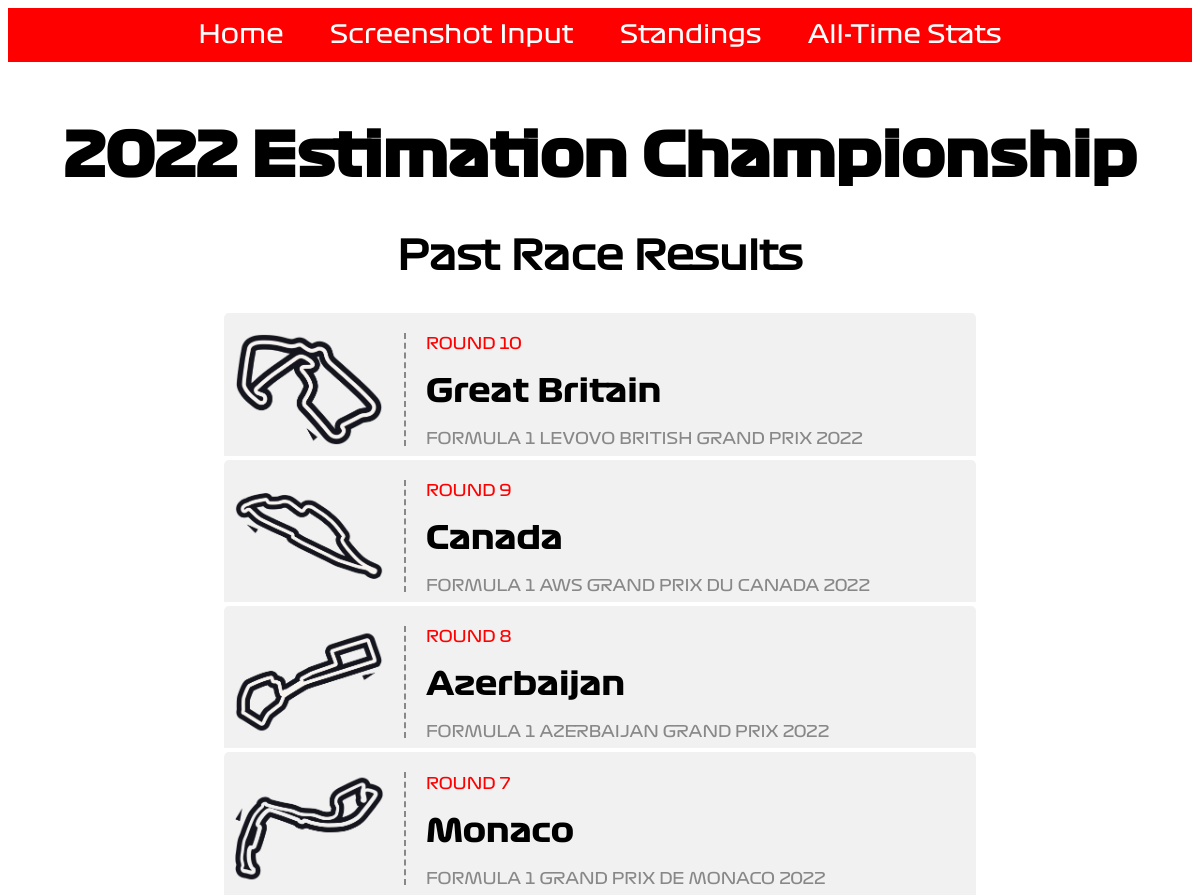
Before: / (upper part) with the older database file.
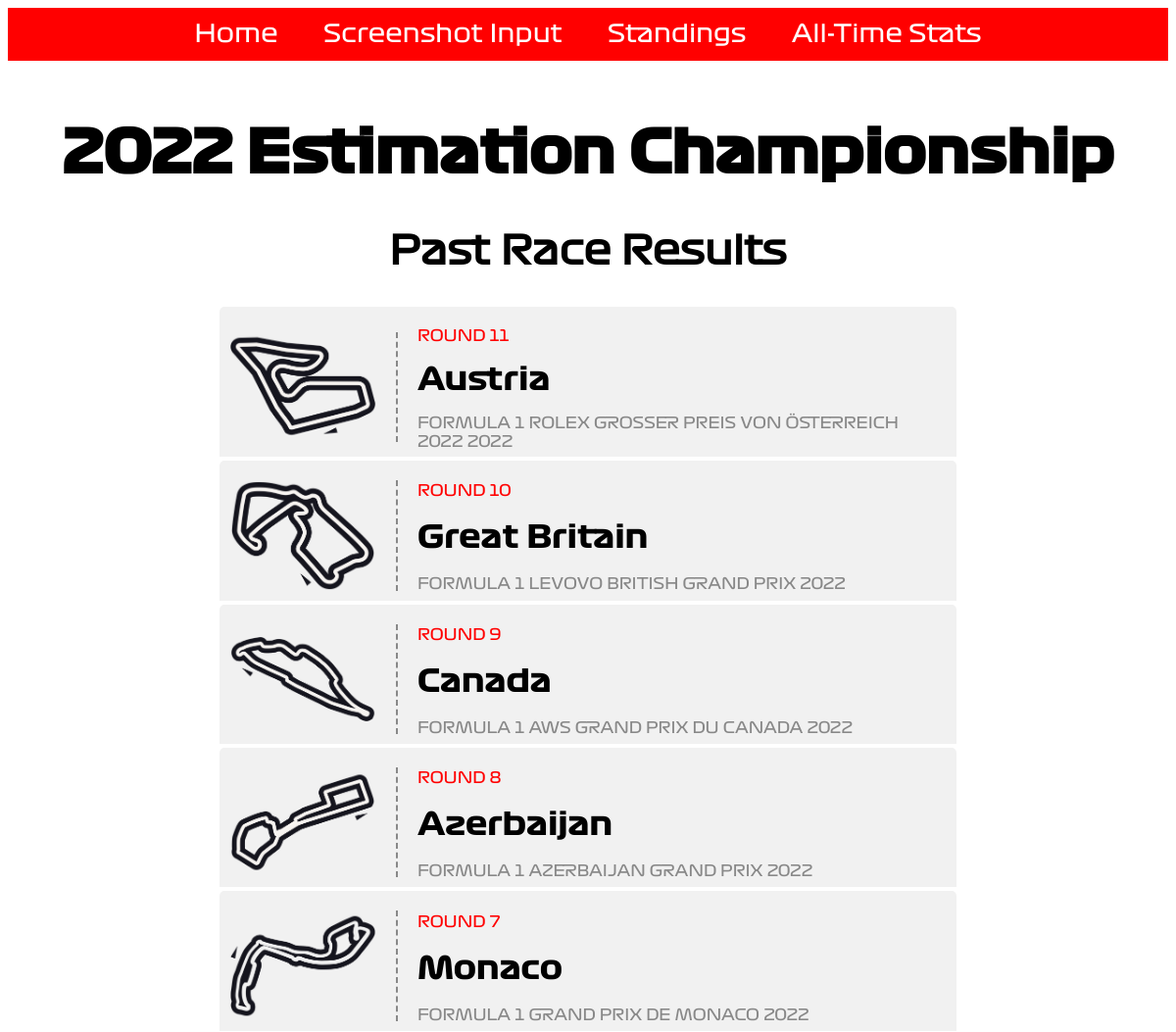
After: the same page with the newer database file.
### input_portal/models.py (models this page shows, shortened)
class results_racecodes(models.Model):
    racecode = models.CharField(max_length = 5, unique = True)
    year = models.IntegerField()
    round_no = models.IntegerField()
    track_png = models.CharField(max_length = 24)
    country = models.CharField(max_length = 32)
    race_name = models.CharField(max_length = 128)
    sprint = models.IntegerField()

### input_portal/views.py (the view)
# urls.py: path('', views.AboutView, name='about'),
def AboutView(request):
    race_results_list = results_racecodes.objects.order_by('-year','-round_no')
    results_dict = {'races': race_results_list}
    return render(request, 'about.html', context = results_dict)

### input_portal/templates/input_portal/about.html
<!DOCTYPE html>
{% extends "input_portal/base.html" %}
{% load static %}
{% block body_block %}
    <h1>2022 Estimation Championship</h1>
    {% if races %}
      <h2> Past Race Results </h2>
      <center>
      {% for r in races %}
        <a href = "../results/{{ r.racecode}}">
          <div style="overflow-x: auto;">
          <table class="resultTable">
            <tr>
              <td rowspan="3">
                <img src="{% static 'images/' %}{{ r.track_png }}" alt="My image" class="trackpng">
              </td>
              <td class="resultWidth">
                <span class="resultRound"> ROUND {{ r.round_no }} </span>
              </td>
            </tr>
            <tr>
              <td class="resultWidth">
               <span class = "resultCountry"> {{ r.country }} </span>
             </td>
            </tr>
            <tr>
              <td class="resultWidth">
               <span class = "resultName"> {{ r.race_name }} {{ r.year }} </span>
             </td>
           </tr>
         </table>
       </div>
        </a>
      {% endfor %}
    </center>
    {% endif %}
{% endblock %}

Changed rows visible on the page:
added results_racecodes: track_png (picture), round_no "11", country "Austria", race_name "FORMULA 1 ROLEX GROSSER PREIS VON ÖSTERREICH 2022", year "2022"
